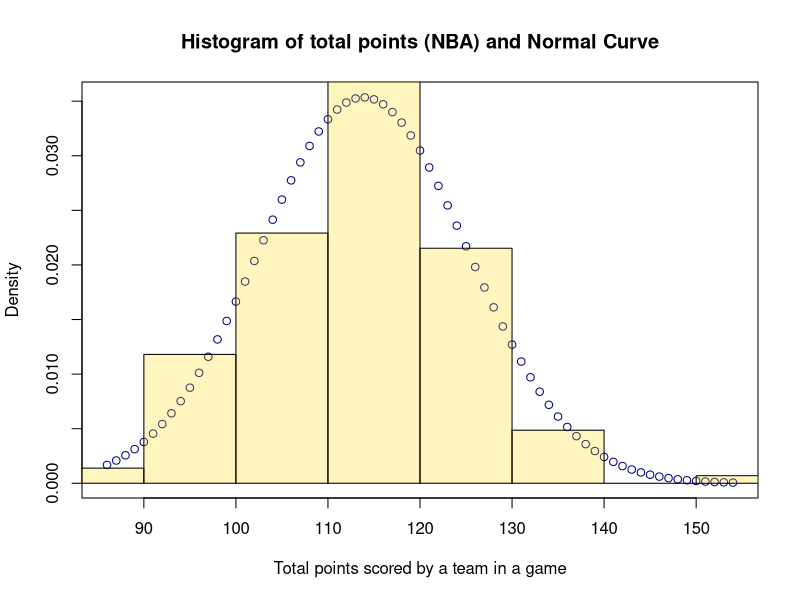
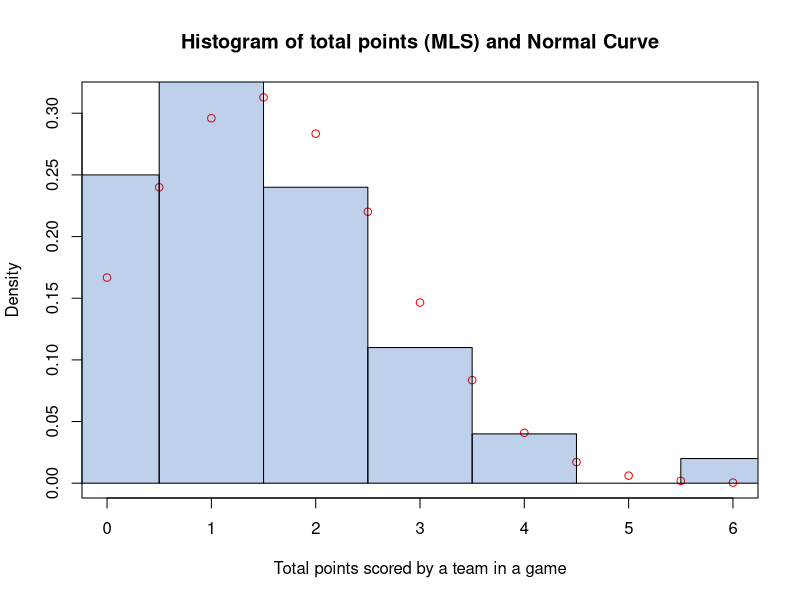
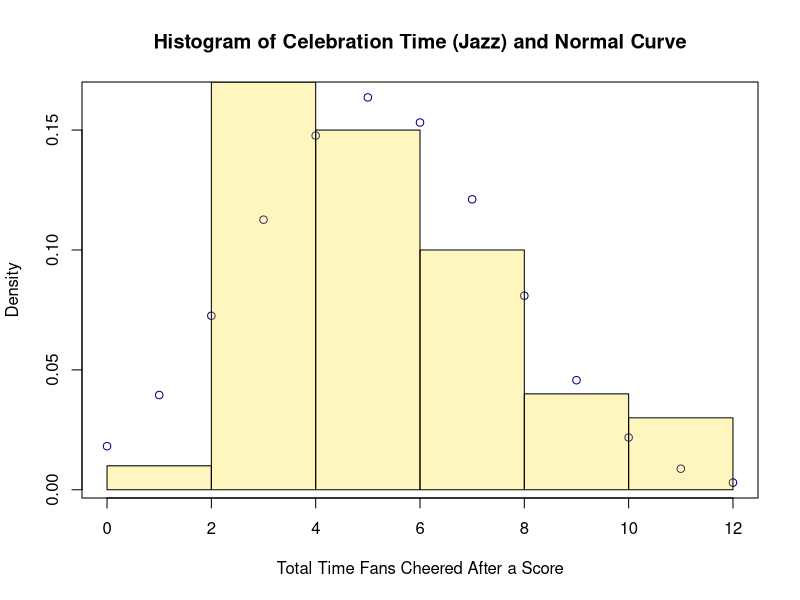
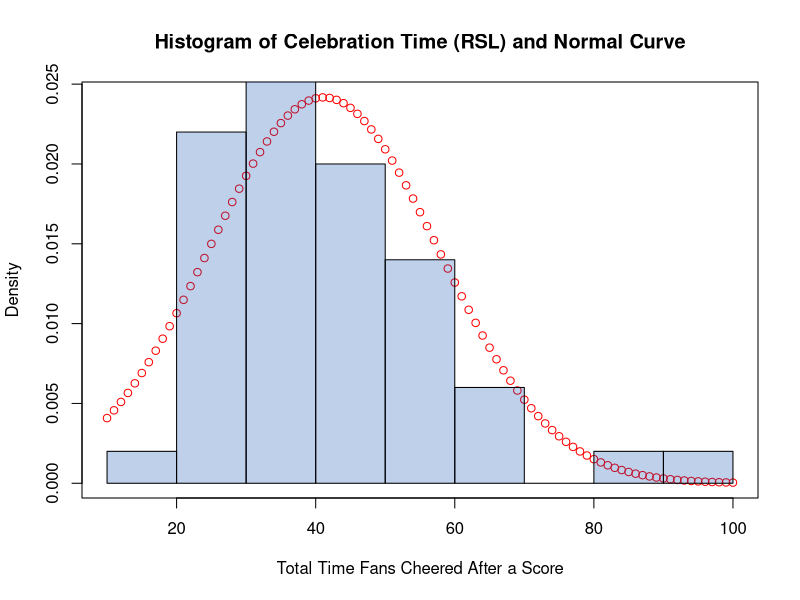

R code for these plots, in order:
## ---- chunk 1
knitr::opts_chunk$set(echo = TRUE)
library(tidyverse)
library(ggplot2)
library(kableExtra)
library(dplyr)
## ---- chunk 2
calc = 2*60/sqrt(50)
calc1 = calc/(60/10)
## ---- chunk 3
nbaPreliminaryData = read.csv("jazzScores.csv") # data from nba.com
knitr::kable(head(nbaPreliminaryData[,0:6]),align='c',
             col.names=c('Team','Match Up','Game Date','W/L','Min','Points')) %>%
  kable_styling(full_width = F)
## ---- chunk 4
nbaScores = nbaPreliminaryData$PTS
nbaScoresCount = length(nbaScores) # sample size
nbaScoresMean = mean(nbaScores) # sample mean
nbaScoresSd = sd(nbaScores) # sample standard deviation
summary(nbaScores)

nbaScoresRange <- min(nbaScores):max(nbaScores)
nbaScoresNormal <- dnorm(nbaScoresRange,mean=nbaScoresMean,sd=nbaScoresSd)
plot(nbaScoresRange,nbaScoresNormal,main="Histogram of total points (NBA) and Normal Curve",
     xlab="Total points scored by a team in a game",ylab = 'Density', col = rgb(0,0,.502))
hist(nbaScores,freq=FALSE,add=TRUE, col = rgb(1,.85,0,alpha=0.25))

## ---- chunk 5
nbaScoresTtest = t.test(nbaScores)
nbaScoresTtest
## ---- chunk 6
mlsPreliminaryData = read.csv("rslScores.csv")
knitr::kable(head(mlsPreliminaryData),col.names=c('Team','Final Score','Year'),align='c') %>%
  kable_styling(full_width = F)
## ---- chunk 7
mlsScores = mlsPreliminaryData$Final.Score
mlsScoresCount = length(mlsScores)
mlsScoresMean = mean(mlsScores)
mlsScoresSd = sd(mlsScores)

mlsScoreRange <- c(min(mlsScores):(2*max(mlsScores)))/2
mlsScoreNormal <- dnorm(mlsScoreRange,mean=mlsScoresMean,sd=mlsScoresSd)
plot(mlsScoreRange,mlsScoreNormal,main="Histogram of total points (MLS) and Normal Curve",
     xlab="Total points scored by a team in a game",ylab = 'Density', col = 'red')
hist(mlsScores,breaks=-.5:8.5,freq=FALSE,add=TRUE, col = rgb(0,.278,.671,alpha=0.25))
## ---- chunk 8
mlsScoresTtest = t.test(mlsScores)
mlsScoresTtest
## ---- chunk 9
nbaMlsTtest = t.test(nbaScores, mlsScores)
nbaMlsTtest
## ---- chunk 10
lowRatio <- nbaScoresTtest$conf.int[1]/mlsScoresTtest$conf.int[2]
highRatio <- nbaScoresTtest$conf.int[2]/mlsScoresTtest$conf.int[1]
## ---- chunk 11
# import cheering data
jazzData = read.csv("jazzFanData.csv")
jazzCelebrationTimes = jazzData$Celebration.Time

knitr::kable(head(jazzData),col.names=c('Opposing Team','Year','Game Time',
                                        'Point #', 'Celebration  Time','Location'),align='c') %>%
  kable_styling(full_width = F)
## ---- chunk 12
summary(jazzCelebrationTimes)
## ---- chunk 13
jazzCelebrationCount = length(jazzCelebrationTimes)
jazzCelebrationMean = mean(jazzCelebrationTimes)
jazzCelebreationSd = sd(jazzCelebrationTimes)

jazzCelebrationBreaks = c(min(jazzCelebrationTimes):max(jazzCelebrationTimes))
jazzCelebrationRange <- c(0:12)
jazzCelebrationNormal <- dnorm(jazzCelebrationRange,mean=jazzCelebrationMean,sd=jazzCelebreationSd)
plot(jazzCelebrationRange,jazzCelebrationNormal,main="Histogram of Celebration Time (Jazz) and Normal Curve",xlab="Total Time Fans Cheered After a Score",ylab = 'Density', col = rgb(0,0,.502))
hist(jazzCelebrationTimes,breaks=6,freq=FALSE,add=TRUE, col = rgb(1,.85,0,alpha=0.25))
## ---- chunk 14
jazzCelebrationTtest <- t.test(jazzCelebrationTimes)
jazzCelebrationTtest
## ---- chunk 15
rslData = read.csv("rslFanData.csv")
rslCelebrationTimes = rslData$Celebration.Time

knitr::kable(head(rslData),col.names=c('Opposing Team','Year','Game Time',
                                        'Point #', 'Celebration  Time','Location'),align='c') %>%
  kable_styling(full_width = F)
## ---- chunk 16
rslCelebrationCount = length(rslCelebrationTimes)
rslCelebrationMean = mean(rslCelebrationTimes)
rslCelebreationSd = sd(rslCelebrationTimes)

rslCelebrationBreaks = c(min(rslCelebrationTimes):max(rslCelebrationTimes))
rslCelebrationRange <- c(10:100)
rslCelebrationNormal <- dnorm(rslCelebrationRange,mean=rslCelebrationMean,sd=rslCelebreationSd)
plot(rslCelebrationRange,rslCelebrationNormal,main="Histogram of Celebration Time (RSL) and Normal Curve",xlab="Total Time Fans Cheered After a Score",ylab = 'Density', col = 'red')
hist(rslCelebrationTimes,freq=FALSE,add=TRUE, col = rgb(0,.278,.671,alpha=0.25))
## ---- chunk 17
summary(rslCelebrationTimes)
## ---- chunk 18
rslCelebrationTtest <- t.test(rslCelebrationTimes)
rslCelebrationTtest
## ---- chunk 19
bothCelebrationTtest <- t.test(jazzCelebrationTimes, rslCelebrationTimes)
bothCelebrationTtest
## ---- chunk 20

# rslDatahome = rslData$Point.number %>% filter(grep1('home',location))
# rslData$hometime = rslData$Celebration.Time %>% filter(grep1('home',location))
# 
# plot(rslhomepoints, rslhometime)
# plot((jazzData$Point.number/ nbaScoresMean), (jazzData$Celebration.Time/nbaScoresMean))
# plot((jazzData$Celebration.Time/nbaScoresMean), (rslData$Celebration.Time/mlsScoresMean))
# plot((rslData$Point.number/mlsScoresMean), (jazzData$Point.number/ nbaScoresMean))
# 
# cor.test((rslData$Point.number/mlsScoresMean), (rslData$Celebration.Time/mlsScoresMean))
# cor.test((jazzData$Point.number/ nbaScoresMean), (jazzData$Celebration.Time/nbaScoresMean))
# cor.test((jazzData$Celebration.Time/nbaScoresMean), (rslData$Celebration.Time/mlsScoresMean))
# cor.test((rslData$Point.number/mlsScoresMean), (jazzData$Point.number/ nbaScoresMean))
